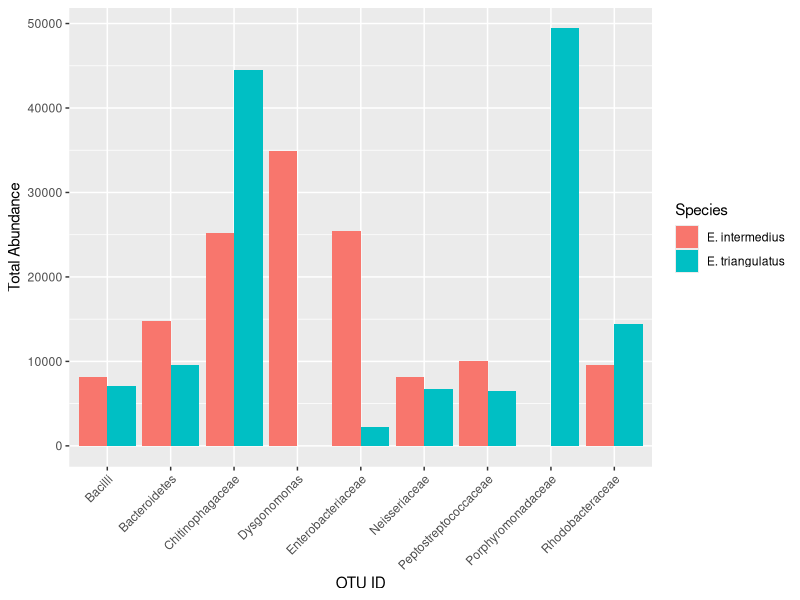

R code for this plot: (Note: this script raises an error after producing the figure.)
# Version 2.2 code edited and moved to top

# Libraries used:
library(tidyverse)
library(stringr)
library(purrr)

# Step 1: Load your data
otu_table <- read_csv("otu_table.csv")
top10 <- read_csv("./Random Forest/top_10.csv")
mapping <- read_tsv("mapping.txt", comment = "#", 
                    col_names = c("SampleID", "BarcodeSequence", "LinkerPrimerSequence", "Description"))

# Step 2: Extract numeric OTU IDs from the top 17 list
top10 <- top10 %>%
  mutate(OTU_ID = as.numeric(str_extract(`...1`, "\\d+$")))

top10_tax <- top10 %>%
  left_join(otu_table %>% select(1,63), by = "OTU_ID")

# Step 4: Extracting the most specific available taxonomic label
top10_tax <- top10_tax %>%
  mutate(Taxon_Label = map_chr(top10_tax[[7]], function(lineage) {
    if (is.na(lineage)) return("Unknown")
    tax_levels <- str_split(lineage, ";")[[1]]
    tax_levels <- rev(tax_levels)  # from specific to general
    cleaned <- str_replace_all(tax_levels, ".*__", "") %>% str_trim()
    specific <- cleaned[!cleaned %in% c("uncultured", "unclassified", "", NA)]
    if (length(specific) > 0) specific[1] else "Unknown"
  })) %>%
  mutate(Taxon_Label = str_replace_all(Taxon_Label, "_", " "))

# Step 3: Subset OTU table to top 17 OTUs and drop Consensus Lineage
top_otus <- otu_table %>%
  filter(OTU_ID %in% top10$OTU_ID) %>%
  select(-`Consensus Lineage`)

otu_rel_abund <- top_otus %>%
  column_to_rownames("OTU_ID") %>%  # Convert OTU_ID to row names
  mutate(across(everything(), as.numeric)) %>%  # Convert all columns to numeric
  rownames_to_column("OTU_ID") %>%  # Convert row names back to a column
  pivot_longer(-OTU_ID, names_to = "SampleID", values_to = "Abundance") %>%  # Reshape to long format
  mutate(OTU_ID = as.numeric(OTU_ID))  # Convert OTU_ID to numeric

# Step 5: Extract species info from mapping file
mapping <- mapping %>%
  mutate(Species = str_extract(Description, "E\\. intermedius|E\\. triangulatus")) %>% 
  filter(!str_detect(Species, "untreated dung"))

# Step 6: Merge abundance data with species metadata
otu_with_species <- otu_rel_abund %>%
  left_join(mapping %>% select(SampleID, Species), by = "SampleID")

# Step 7: Calculate mean abundance for each OTU by species
sum_abundance <- otu_with_species %>%
  group_by(OTU_ID, Species) %>%
  summarise(Abundances = sum(Abundance), .groups = "drop")

abundanceData <- sum_abundance %>%
  filter(!is.na(sum_abundance[[2]]))

top10_tax_long <- top10_tax %>%
  pivot_longer(cols = starts_with("Taxon_Label"),  # Assuming Taxon_Label columns start with 'Taxon_Label'
               names_to = "Taxon_Type", 
               values_to = "Taxon_Label") %>%
  select(OTU_ID, Taxon_Label)  # Keep only the relevant columns

final <- abundanceData %>%
  left_join(top10_tax_long %>% select(OTU_ID, Taxon_Label), by = "OTU_ID")

# Step 8: Plot the grouped bar chart
ggplot(final, aes(x = Taxon_Label, y = Abundances, fill = Species)) +
  geom_bar(stat = "identity", position = "dodge") +
  labs(
    x = "OTU ID",
    y = "Total Abundance") + theme(axis.text.x = element_text(angle = 45, hjust = 1))
  scale_fill_manual(values = c("#66c2a5", "#fc8d62")) +
  theme_minimal(base_size = 14)
  
####################################
#old code
# Step 1: Load your data
otu_table <- read_csv("otu_table.csv")
top10 <- read_csv("./Random Forest/top_10.csv")
mapping <- read_tsv("mapping.txt", comment = "#", 
                    col_names = c("SampleID", "BarcodeSequence", "LinkerPrimerSequence", "Description"))

# Step 2: Extract numeric OTU IDs from top 17
top10 <- top10 %>%
  mutate(OTU_ID = as.numeric(str_extract(`...1`, "\\d+$")))

# Step 3: Subset OTU table to top 17 and remove taxonomy column
top_otus <- otu_table %>%
  filter(OTU_ID %in% top10$OTU_ID) %>%
  select(-`Consensus Lineage`)

# Step 4: Convert OTU counts to relative abundance per sample
otu_rel_abund <- top_otus %>%
  column_to_rownames("OTU_ID") %>%
  mutate(across(everything(), as.numeric)) %>%
  sweep(2, colSums(.), FUN = "/") %>%
  rownames_to_column("OTU_ID") %>%
  pivot_longer(-OTU_ID, names_to = "SampleID", values_to = "RelAbundance") %>%
  mutate(OTU_ID = as.numeric(OTU_ID))

# Step 5: Extract species info from mapping
mapping <- mapping %>%
  mutate(Species = str_extract(Description, "E\\. intermedius|E\\. triangulatus"))

# Step 6: Merge abundance data with species metadata
otu_with_species <- otu_rel_abund %>%
  left_join(mapping %>% select(SampleID, Species), by = "SampleID")

# Step 7: Calculate mean relative abundance by OTU and species
mean_abundance <- otu_with_species %>%
  group_by(OTU_ID, Species) %>%
  summarise(MeanRelAbundance = mean(RelAbundance, na.rm = TRUE), .groups = "drop")

# Step 8: Order OTUs by total abundance for prettier sorting
mean_abundance <- mean_abundance %>%
  group_by(OTU_ID) %>%
  mutate(Total = sum(MeanRelAbundance)) %>%
  ungroup() %>%
  mutate(OTU_ID = fct_reorder(as.factor(OTU_ID), Total))

# Step 9: Final horizontal bar plot
ggplot(mean_abundance, aes(x = OTU_ID, y = MeanRelAbundance, fill = Species)) +
  geom_bar(stat = "identity", position = position_dodge(width = 0.8)) +
  coord_flip() +
  labs(
    x = "OTU ID",
    y = "Mean Relative Abundance",
    title = "Top 17 OTUs by Mean Abundance in Each Dung Beetle Species"
  ) +
  scale_fill_manual(values = c("#66c2a5", "#fc8d62")) +
  theme_minimal(base_size = 14)

##############################################
#old code
# Step 1: Loading the data
top10 <- read_csv("./Random Forest/top_10.csv")
otu_table <- read_csv("otu_table.csv")

# Step 2: Extracting numeric OTU ID from '...1' column
top10 <- top10 %>%
  mutate(OTU_ID = as.numeric(str_extract(`...1`, "\\d+$")))

# Step 3: Joining Consensus Lineage from OTU table
top10_tax <- top10 %>%
  left_join(otu_table %>% select(OTU_ID, `Consensus Lineage`), by = "OTU_ID")

# Step 4: Extracting the most specific available taxonomic label
top10_tax <- top10_tax %>%
  mutate(Taxon_Label = map_chr(`Consensus Lineage`, function(lineage) {
    if (is.na(lineage)) return("Unknown")
    tax_levels <- str_split(lineage, ";")[[1]]
    tax_levels <- rev(tax_levels)  # from specific to general
    cleaned <- str_replace_all(tax_levels, ".*__", "") %>% str_trim()
    specific <- cleaned[!cleaned %in% c("uncultured", "unclassified", "", NA)]
    if (length(specific) > 0) specific[1] else "Unknown"
  })) %>%
  mutate(Taxon_Label = str_replace_all(Taxon_Label, "_", " "))

# Step 5: Creating the plot
ggplot(top10_tax, aes(x = reorder(Taxon_Label, MeanDecreaseAccuracy), y = MeanDecreaseAccuracy)) +
  geom_bar(stat = "identity", fill = "#2c7fb8") +
  coord_flip() +
  labs(
    x = "Bacterial Taxon",
    y = "Mean Decrease Accuracy",
    title = "Top OTUs by Importance in Species Classification"
  ) +
  theme_minimal(base_size = 14)



#Progress?
top10 <- read.csv("./Random Forest/top_10.csv")
otu_table <- read.csv("otu_table.csv", row.names = 1)
mapping <- read_tsv("mapping.txt", comment = "#", 
                    col_names = c("SampleID", "BarcodeSequence", "LinkerPrimerSequence", "Description"))

mapping <- mapping %>%
  mutate(Species = str_extract(Description, "E\\. intermedius|E\\. triangulatus"))

# Step 2: Extracting numeric OTU ID from 'X' column
top10 <- top10 %>%
  mutate(OTU_ID = as.numeric(str_extract(`X`, "\\d+$")))

# Step 3: Joining Consensus Lineage from OTU table
top10_tax <- top10 %>%
  left_join(otu_table %>% select(1,63), by = "OTU_ID")

# Step 4: Extracting the most specific available taxonomic label
top10_tax <- top10_tax %>%
  mutate(Taxon_Label = map_chr(top10_tax[[7]], function(lineage) {
    if (is.na(lineage)) return("Unknown")
    tax_levels <- str_split(lineage, ";")[[1]]
    tax_levels <- rev(tax_levels)  # from specific to general
    cleaned <- str_replace_all(tax_levels, ".*__", "") %>% str_trim()
    specific <- cleaned[!cleaned %in% c("uncultured", "unclassified", "", NA)]
    if (length(specific) > 0) specific[1] else "Unknown"
  })) %>%
  mutate(Taxon_Label = str_replace_all(Taxon_Label, "_", " "))

top10_tax <- top10_tax %>%
  left_join(mapping %>% select(Species), by = "OTU_ID")

#changed otu ids to rows so now this wont work
top_otus <- otu_table %>%
  filter(OTU_ID %in% top10$OTU_ID) %>%
  select(-62)

top_otus$sum_abundance <- apply(top_otus[, -1], 1, sum, na.rm = TRUE)
print(top_otus[ ,63])

top_otus <- top_otus[, -c(2:62)]

New<- as.data.frame(t(otu_table))
col_names <- paste("X.OTU.ID.", colnames(New), sep="")
colnames(New) <- col_names
New$SampleID <- rownames(New)
merged<- cbind(, mapping)

top10_tax <- top10_tax %>%
  select(OTU_ID, everything())

top10_tax <- top10_tax %>%
  arrange(OTU_ID)

top_otus<- top_otus %>%
  left_join(top10_tax %>% select(Taxon_Label), by = "OTU_ID")

bound<- cbind(top_otus, top10_tax)

otu_table2<- otu_table[, -ncol(otu_table)]

otu_table2<- as.data.frame(t(otu_table))
col_names <- paste("OTU_ID", colnames(otu_table2), sep="")
colnames(otu_table2) <- col_names
otu_table2$SampleID <- rownames(otu_table2)


# Load the tibble package
library(tibble)
library(dplyr)

otu_with_species <- OTUnew %>%
  left_join(mapping %>% select(SampleID, Species), by = "SampleID") %>% 
  filter(!str_detect(Species, "untreated dung"))

ggplot(OTUnew, aes(x = OTU_ID, y = MeanRelAbundance, fill = Species)) +
  geom_bar(stat = "identity", position = position_dodge(width = 0.8)) +
  coord_flip() +
  labs(
    x = "OTU ID",
    y = "Mean Relative Abundance",
    title = "Top 17 OTUs by Mean Abundance in Each Dung Beetle Species"
  ) +
  scale_fill_manual(values = c("#66c2a5", "#fc8d62")) +
  theme_minimal(base_size = 14)
